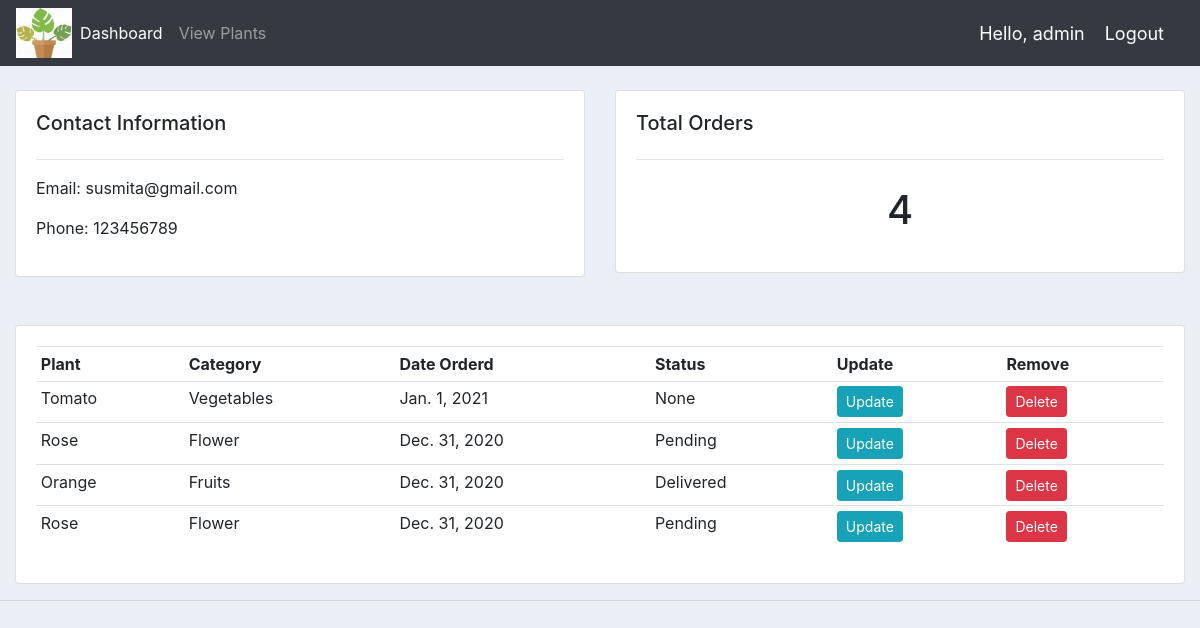
Screenshot of /customer/3 (signed in) with the database file from the repository.
### firstpage/models.py (models this page shows, shortened)
class Customer(models.Model):
    user = models.OneToOneField(User,null=True, on_delete=models.CASCADE)
    name = models.CharField(max_length=200,null=True)
    email = models.CharField(max_length=200,null=True)
    phone = models.CharField(max_length=200,null=True)
    profile_pic = models.ImageField(default="default_profile_pic.png",null=True,blank=True)
    '''
    def __str__(self):
        return self.name'''

class CartOrders(models.Model):
    STATUS = (
    ('Pending','Pending'),
    ('Delivered','Delivered'),
    )
    customer = models.ForeignKey(Customer,null=True, on_delete=models.CASCADE)
    plants = models.ForeignKey(Plants,null=True, on_delete=models.CASCADE)
    date = models.DateField(default=datetime.datetime.today)
    quantity = models.IntegerField(default=1)
    price = models.IntegerField(default=0)
    phone = models.CharField(max_length=200,null=True)
    address = models.CharField(max_length=200,null=True)
    status = models.CharField(max_length=200,null=True,choices=STATUS)
    @staticmethod
    def get_orders_by_customer(customer_id):
         return CartOrders.objects.filter(customer = customer_id).order_by('-date')

class Plants(models.Model):
    CATEGORY = (
     ('Flower','Flower'),
     ('Fruits','Fruits'),
     ('Vegetables','Vegetables'),
    )
    name = models.CharField(max_length=200,null=True)
    plant_id = models.IntegerField(max_length=200)
    price = models.FloatField(max_length=200)
    category = models.CharField(max_length=200,null=True,choices=CATEGORY)
    image = models.ImageField(default="rose.jpg",null=True,blank=True)
    tags = models.ManyToManyField(Tag)
    def __str__(self):
        return self.name

### firstpage/decorators.py (the view)
		def wrapper_func(request, *args, **kwargs):
			group = None
			if request.user.groups.exists():
				group = request.user.groups.all()[0].name
			if group in allowed_roles:
				return view_func(request, *args, **kwargs)
			else:
				return HttpResponse('You are not authorized to view this page')

### firstpage/views.py (called while the page is built)
@login_required(login_url='login')
@allowed_users(allowed_roles=['admin'])
def customer(request,pk):
    customer = Customer.objects.get(id=pk)
    orders = CartOrders.get_orders_by_customer(customer)
    order_count = orders.count()
    myFilter = OrderFilter(request.GET,queryset=orders)
    orders = myFilter.qs
    context={'customer':customer,'orders':orders,'order_count':order_count,'myFilter': myFilter}
    return render(request, 'firstpage/customer.html',context)

### firstpage/templates/firstpage/customer.html
{%  extends 'firstpage/main.html' %}
{% block content %}
	<br>
<div class="row">
	<div class="col-md">
		<div class="card card-body">
			<h5>Contact Information</h5>
			<hr>
			<p>Email: {{customer.email}} </p>
			<p>Phone: {{customer.phone}}</p>
		</div>
	</div>
	<div class="col-md">
		<div class="card card-body">
			<h5>Total Orders</h5>
			<hr>
			<h1 style="text-align: center;padding: 10px">{{order_count}}</h1>
		</div>
	</div>
</div>
<br>
<br>
<div class="row">
	<div class="col-md">
		<div class="card card-body">
			<table class="table table-sm">
				<tr>
					<th>Plant</th>
					<th>Category</th>
					<th>Date Orderd</th>
					<th>Status</th>
					<th>Update</th>
					<th>Remove</th>
				</tr>
				{% for order in orders %}
                    <tr>
                        <td>{{order.plants}}</td>
						<td>{{order.plants.category}}</td>
                        <td>{{order.date}}</td>
                        <td>{{order.status}}</td>
                        <td><a class="btn btn-sm btn-info" href="{% url 'update_order' order.id %}">Update</a></td>
                        <td><a class="btn btn-sm btn-danger" href="{% url 'delete_order' order.id %}">Delete</a></td>
                    </tr>
                {% endfor %}
			</table>
		</div>
	</div>
</div>
{% endblock %}

### firstpage/templates/firstpage/navbar.html (shortened to what this page needs)
{% load static %}
<nav class="navbar navbar-expand-lg navbar-dark bg-dark">
 <img class="logo-display" src="{% static 'images/companylogo.jpg' %}">
  <div class="collapse navbar-collapse" id="navbarNav">
    <ul class="navbar-nav">
    {% if request.user.is_staff %}
      <li class="nav-item active">
        <a class="nav-link" href="{% url 'home' %}">Dashboard</a>
      </li>
      <li class="nav-item">
        <a class="nav-link" href="{% url 'adminPlants' %}">View Plants</a>
      </li>
    {% endif %}
    </ul>
  </div>
  <span class="hello-msg">Hello, {{request.user}}</span>
  <span ><a  class="hello-msg" href="{% url 'logout' %}">Logout</a></span>
</nav>

### static/css/main.css (style rules this page uses)
body { background-color: #ebeff5; }

### firstpage/templates/firstpage/navbar.html (style rules this page uses)
.hello-msg { font-size: 18px; color: #fff; margin-right: 20px; }
.logo-display { max-width: 130px; height: 50px; }

### rows the page displays
Customer: email "susmita@gmail.com", phone "123456789"
CartOrders: plants "Tomato", plants.category "Vegetables", date "Jan. 1, 2021", status "None"
CartOrders: plants "Rose", plants.category "Flower", date "Dec. 31, 2020", status "Pending"
CartOrders: plants "Orange", plants.category "Fruits", date "Dec. 31, 2020", status "Delivered"
CartOrders: plants "Rose", plants.category "Flower", date "Dec. 31, 2020", status "Pending"

### other values shown
{{ request.user }} "admin"
{{ order_count }} "4"
